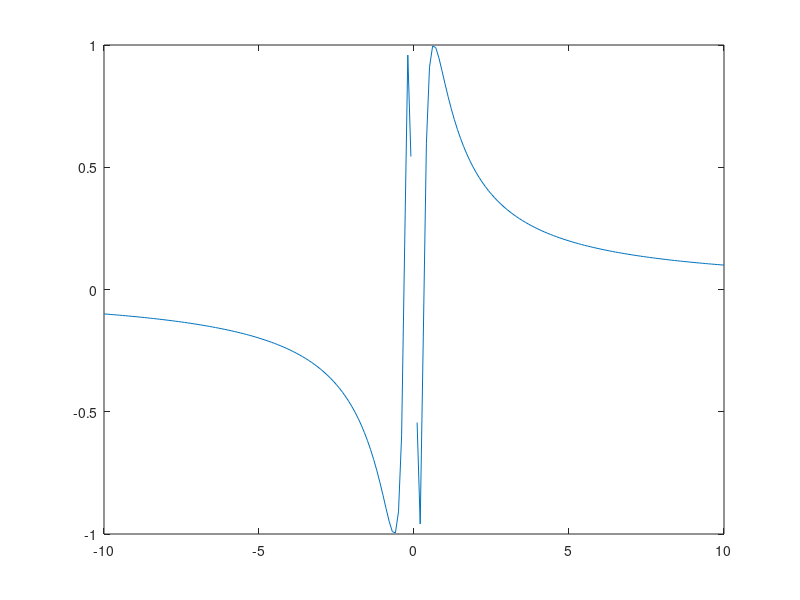

MATLAB code to generate this figure:
%Exercise02_MatlabBasics_08
clear
clc
% Create array x of values from -10 to 10
% Spacing of 0.1
x = (-10:0.1:10);
y = sin(1 ./ x);
plot(x,y)

% Copy the right half of Matrix M, using the colon operator
M = [1 2 3 5 8.5 2; -1/3 -0.6666 -1 3 2 -5.1; 7 8 9 2.01 -1 3];
M_right = [M(:,4) M(:,5) M(:,6)]
